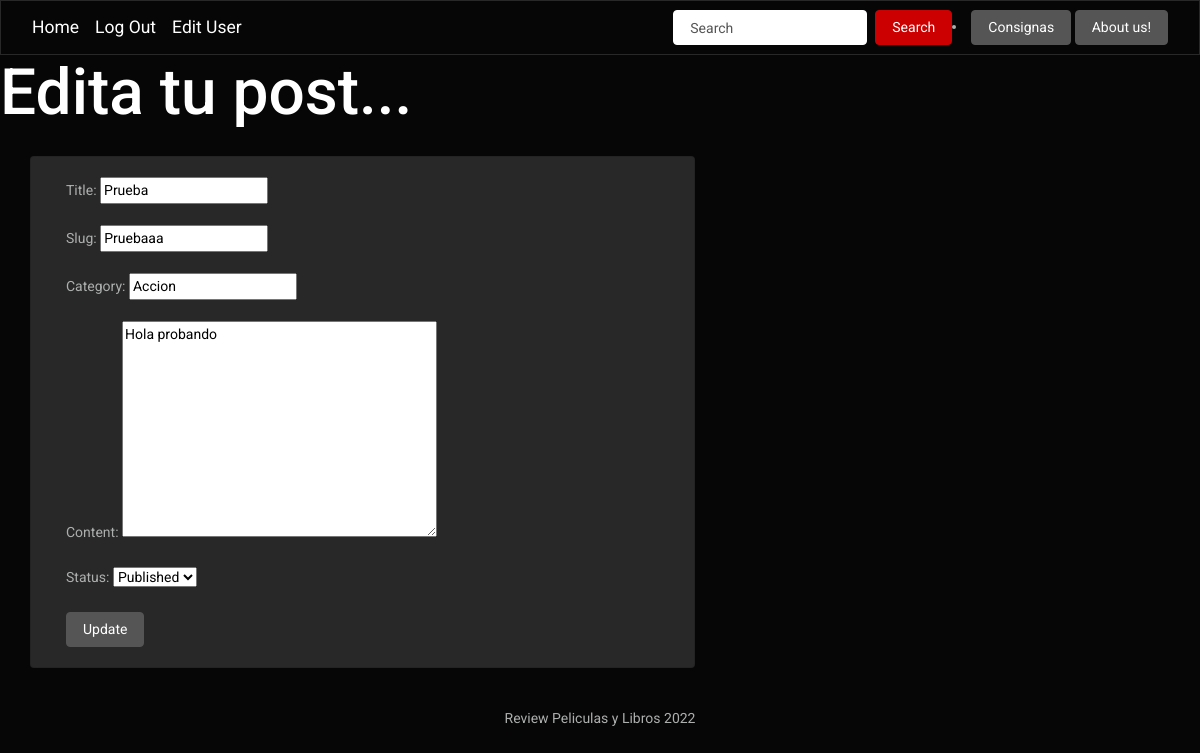
Page /post/edit/Pruebaaa (signed in) on the committed database.
### App/models.py (models this page shows, shortened)
class Post(models.Model):
  title = models.CharField(max_length = 200, unique = True)
  slug = models.SlugField(max_length = 200, unique = True)
  author = models.ForeignKey(User, on_delete = models.CASCADE, related_name='blog_posts') #para que si se elimina un autor, elimine todos los posts del autor
  created_on = models.DateTimeField(auto_now_add = True) #día actual
  updated_on = models.DateTimeField(auto_now = True) #el día que se modificó
  content = models.TextField()
  status = models.IntegerField(choices = STATUS, default = 0)
  category = models.CharField(max_length = 200, default = 'Sin categorizar')
  class Meta:
    ordering = ['-created_on']

### App/views.py (the view)
# urls.py: path('post/edit/<slug:slug>', views.UpdatePostView.as_view(), name= 'update_post'),
class UpdatePostView(LoginRequiredMixin,generic.UpdateView):
  model = Post
  form_class = UpdateForm
  template_name = 'update_post.html'

### App/forms.py
class UpdateForm (forms.ModelForm):
  class Meta:
    model = Post
    fields = ('title', 'slug', 'category', 'content', 'status')
    widget = {
      'title': forms.TextInput(attrs = {'class' : 'form-control'}),
      'slug': forms.TextInput(attrs = {'class' : 'form-control', 'placeholder': 'Este es un identificador único del post, escribe el titulo sin espacios, con guiones' }),
      'category': forms.Select(attrs = {'class' : 'form-control'}),
      'content': forms.Textarea(attrs = {'class' : 'form-control'}),
      'status': forms.Select(attrs = {'class' : 'form-control'}),
    }

### App/templates/update_post.html (shortened to what this page needs)
{% extends 'base.html' %}
{% block content %}
<h1> Edita tu post... </h1>
<div class="container">
  <div class="row">
    <div class="col-md-7 card mb-4  mt-3 left  top">
      <div class="card-body">
        <form method = 'POST'>
          {{form.as_p}}
          <button class = "btn btn-secondary">Update</button>
        </form>
      </div>
    </div>
  </div>
</div>
{% endblock content %}

### rows in the picture
Post: title "Prueba", slug "Pruebaaa", category "Accion", content "Hola probando", status "Published"
